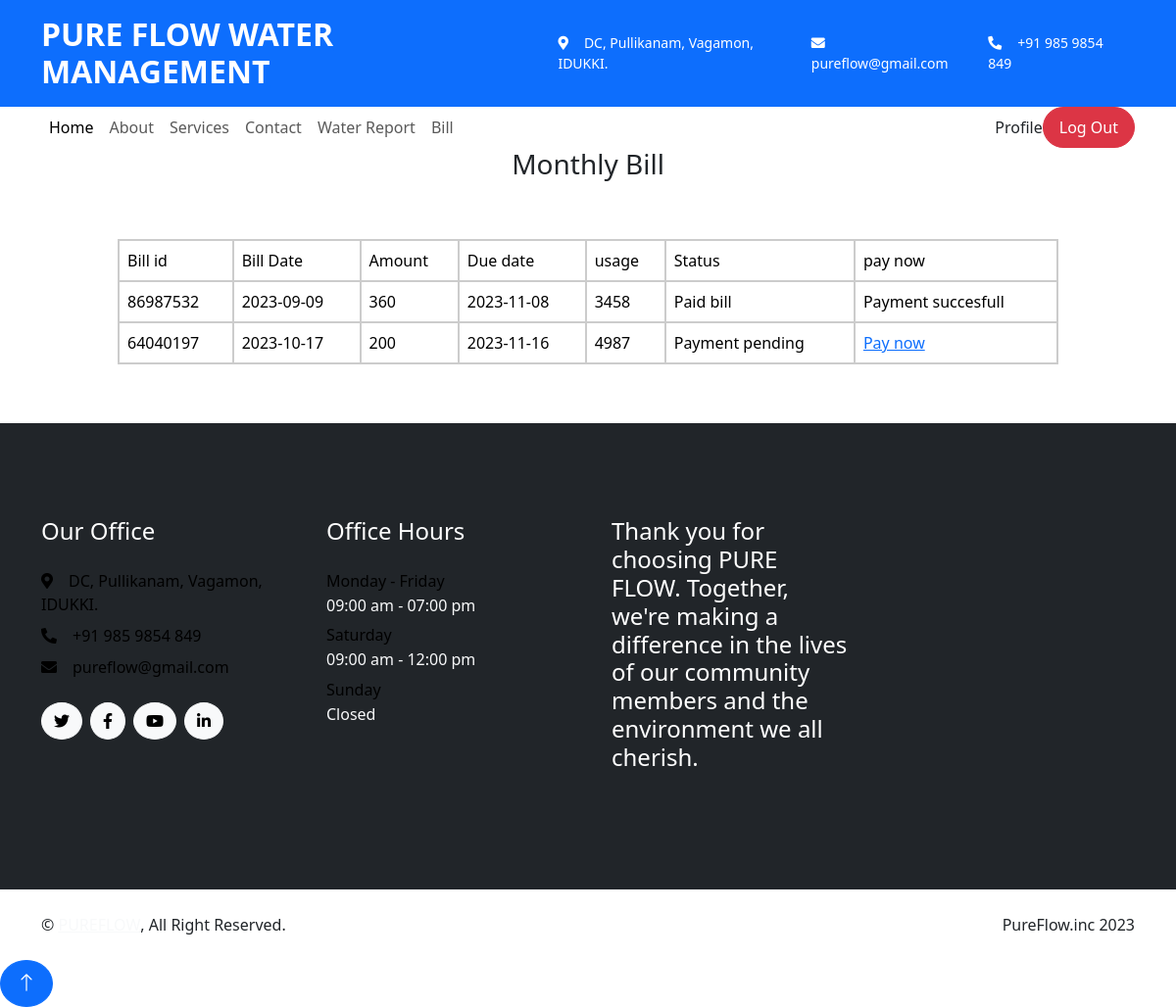
The page /user/user_bill.php (signed in) on the database its author committed.
### tables this page shows
CREATE TABLE `tbl_bill` (
  `bill_id` int(11) NOT NULL,
  `bill_no` int(11) NOT NULL,
  `bill_date` date NOT NULL DEFAULT current_timestamp(),
  `pay_date` date NOT NULL,
  `bill_due_date` date NOT NULL,
  `bill_status` int(11) NOT NULL DEFAULT 0,
  `user_id` int(11) NOT NULL,
  `bill_reading` varchar(11) NOT NULL,
  `bill_pre_reading` varchar(11) NOT NULL DEFAULT '0',
  `bill_amount` int(11) NOT NULL,
  `operator_id` int(11) NOT NULL
);

### user/user_bill.php (the view, shortened to what this page needs)
<?php
include("../assets/connection/connection.php");
include('Head.php');
?>
<!DOCTYPE html>
<html lang="en">
<head>
    <title>User-View bill</title><link rel="stylesheet" href="../assets/Style/style.css">
</head>
<body>
<h3 class="text-center">Monthly Bill</h3>
	<form>
	  <table width="200" >
	    <tbody>
	      <tr>
	        <td>Bill id</td>
	        <td>Bill Date</td>
	        <td>Amount</td>
	        <td>Due date</td>
	        <td>usage</td>
			  <td>Status</td>
        <td>pay now</td>
          </tr>
	      <tr>
        <?php
         $sel="SELECT * FROM tbl_bill WHERE  user_id='".$_SESSION['uid']."' ";
        $result=$con->query($sel);
        while($data= $result->fetch_assoc())
        {
    ?>
	        <td><?php echo$data['bill_no']; ?></td>
	        <td><?php echo$data['bill_date']; ?></td>
	        <td><?php echo$data['bill_amount']; ?></td>
	        <td><?php echo$data['bill_due_date'] ;?></td>
          <td><?php echo$data['bill_reading'] ;?></td>
          <td><?php
            $stat=$data['bill_status'];
            if($stat==1)
              echo"Payment pending ";
            else if($stat==2)
              echo"Bill due";
            else
              echo "Paid bill";
              ?>
          </td>
			  <td  >
          <?php
          if($data['bill_status']==3)
          {
            echo"Payment succesfull";
          }
          else
          {?>
            <a class="btn-pay" href="Payment.php?bid=<?php echo$data['bill_id'] ?>">Pay now</a><?php
          } ?></td>
          </tr>
          <?php
        }
        ?>
        </tbody>
      </table>
	</form>
</body>
<?php
        include('Foot.php');
        ?>
</html>

### assets/Style/style.css (style rules this page uses)
table { width: 80%; margin: 5% auto; }
table, th, td { border: 2px solid #ccc; border-radius: 10px; background-color: #ffffff9c; color: black; }
th, td { padding: 8px; }

### rows shown on the page
tbl_bill: bill_no "86987532", bill_date "2023-09-09", bill_amount "360", bill_due_date "2023-11-08", bill_reading "3458", bill_status "Paid bill"
tbl_bill: bill_no "64040197", bill_date "2023-10-17", bill_amount "200", bill_due_date "2023-11-16", bill_reading "4987", bill_status "Payment pending"
